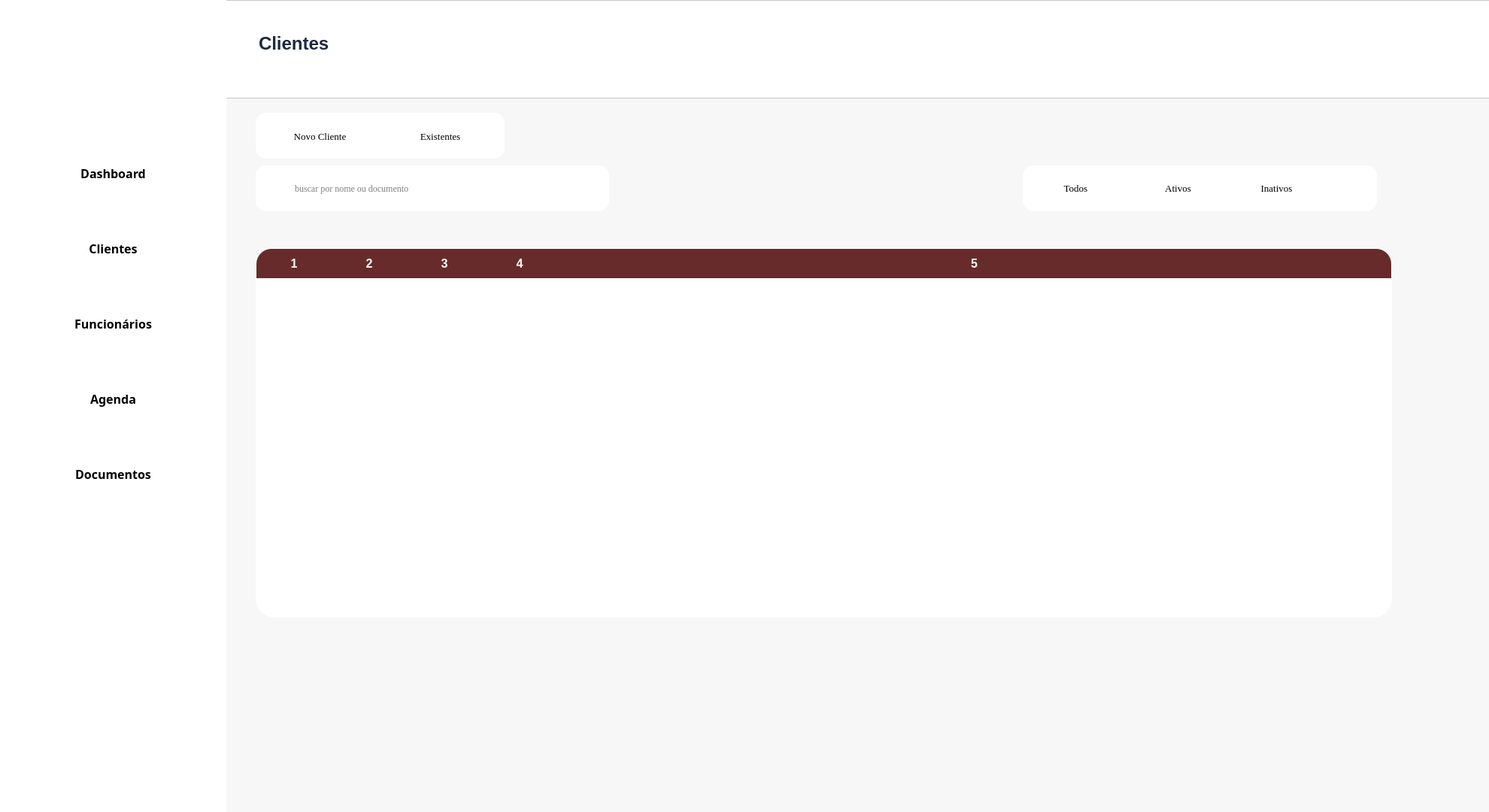
<?xml version="1.0" encoding="UTF-8"?>
<ui version="4.0">
 <class>Form</class>
 <widget class="QWidget" name="Form">
  <property name="geometry">
   <rect>
    <x>0</x>
    <y>0</y>
    <width>1980</width>
    <height>1080</height>
   </rect>
  </property>
  <property name="windowTitle">
   <string>Form</string>
  </property>
  <widget class="QFrame" name="frame_2">
   <property name="geometry">
    <rect>
     <x>0</x>
     <y>0</y>
     <width>1981</width>
     <height>131</height>
    </rect>
   </property>
   <property name="styleSheet">
    <string notr="true">background-color: rgb(255,255,255);</string>
   </property>
   <property name="frameShape">
    <enum>QFrame::StyledPanel</enum>
   </property>
   <property name="frameShadow">
    <enum>QFrame::Raised</enum>
   </property>
   <widget class="QTextBrowser" name="textBrowser_2">
    <property name="geometry">
     <rect>
      <x>340</x>
      <y>40</y>
      <width>256</width>
      <height>51</height>
     </rect>
    </property>
    <property name="autoFillBackground">
     <bool>false</bool>
    </property>
    <property name="styleSheet">
     <string notr="true">border: 0px;
color:rgb(29, 41, 61);</string>
    </property>
    <property name="html">
     <string>&lt;!DOCTYPE HTML PUBLIC &quot;-//W3C//DTD HTML 4.0//EN&quot; &quot;http://www.w3.org/TR/REC-html40/strict.dtd&quot;&gt;
&lt;html&gt;&lt;head&gt;&lt;meta name=&quot;qrichtext&quot; content=&quot;1&quot; /&gt;&lt;style type=&quot;text/css&quot;&gt;
p, li { white-space: pre-wrap; }
&lt;/style&gt;&lt;/head&gt;&lt;body style=&quot; font-family:'MS Shell Dlg 2'; font-size:8.25pt; font-weight:400; font-style:normal;&quot;&gt;
&lt;p style=&quot; margin-top:0px; margin-bottom:0px; margin-left:0px; margin-right:0px; -qt-block-indent:0; text-indent:0px;&quot;&gt;&lt;span style=&quot; font-size:18pt; font-weight:600;&quot;&gt;Clientes&lt;/span&gt;&lt;/p&gt;&lt;/body&gt;&lt;/html&gt;</string>
    </property>
   </widget>
  </widget>
  <widget class="QFrame" name="frame_3">
   <property name="geometry">
    <rect>
     <x>300</x>
     <y>130</y>
     <width>1681</width>
     <height>951</height>
    </rect>
   </property>
   <property name="toolTip">
    <string/>
   </property>
   <property name="styleSheet">
    <string notr="true">background-color: rgb(247, 247, 247);
</string>
   </property>
   <property name="frameShape">
    <enum>QFrame::StyledPanel</enum>
   </property>
   <property name="frameShadow">
    <enum>QFrame::Raised</enum>
   </property>
   <widget class="QLineEdit" name="lineEdit">
    <property name="geometry">
     <rect>
      <x>90</x>
      <y>90</y>
      <width>420</width>
      <height>61</height>
     </rect>
    </property>
    <property name="font">
     <font>
      <family>Georgia</family>
     </font>
    </property>
    <property name="styleSheet">
     <string notr="true">background-color: white;
border-radius: 14px;</string>
    </property>
    <property name="inputMask">
     <string/>
    </property>
    <property name="text">
     <string/>
    </property>
    <property name="maxLength">
     <number>32767</number>
    </property>
    <property name="echoMode">
     <enum>QLineEdit::Normal</enum>
    </property>
    <property name="placeholderText">
     <string>buscar por nome ou documento</string>
    </property>
   </widget>
   <widget class="QPushButton" name="pushButton_3">
    <property name="geometry">
     <rect>
      <x>40</x>
      <y>90</y>
      <width>71</width>
      <height>61</height>
     </rect>
    </property>
    <property name="cursor">
     <cursorShape>PointingHandCursor</cursorShape>
    </property>
    <property name="layoutDirection">
     <enum>Qt::LeftToRight</enum>
    </property>
    <property name="styleSheet">
     <string notr="true">background-color: white;
border-radius: 14px;</string>
    </property>
    <property name="text">
     <string/>
    </property>
    <property name="icon">
     <iconset>
      <normaloff>../Source/lupa.png</normaloff>../Source/lupa.png</iconset>
    </property>
    <property name="flat">
     <bool>false</bool>
    </property>
   </widget>
   <widget class="QFrame" name="frame_4">
    <property name="geometry">
     <rect>
      <x>40</x>
      <y>20</y>
      <width>331</width>
      <height>61</height>
     </rect>
    </property>
    <property name="styleSheet">
     <string notr="true">background-color: white;
border-radius: 14px;</string>
    </property>
    <property name="frameShape">
     <enum>QFrame::StyledPanel</enum>
    </property>
    <property name="frameShadow">
     <enum>QFrame::Raised</enum>
    </property>
    <widget class="QPushButton" name="pushButton_2">
     <property name="geometry">
      <rect>
       <x>180</x>
       <y>11</y>
       <width>131</width>
       <height>41</height>
      </rect>
     </property>
     <property name="font">
      <font>
       <family>Georgia</family>
       <pointsize>10</pointsize>
      </font>
     </property>
     <property name="text">
      <string>Existentes</string>
     </property>
     <property name="icon">
      <iconset>
       <normaloff>../Source/utilizador.png</normaloff>../Source/utilizador.png</iconset>
     </property>
     <property name="iconSize">
      <size>
       <width>20</width>
       <height>20</height>
      </size>
     </property>
    </widget>
    <widget class="QPushButton" name="pushButton">
     <property name="geometry">
      <rect>
       <x>20</x>
       <y>11</y>
       <width>131</width>
       <height>41</height>
      </rect>
     </property>
     <property name="font">
      <font>
       <family>Georgia</family>
       <pointsize>10</pointsize>
      </font>
     </property>
     <property name="text">
      <string>Novo Cliente</string>
     </property>
     <property name="icon">
      <iconset>
       <normaloff>../Source/botao-adicionar.png</normaloff>../Source/botao-adicionar.png</iconset>
     </property>
     <property name="iconSize">
      <size>
       <width>20</width>
       <height>20</height>
      </size>
     </property>
    </widget>
   </widget>
   <widget class="QFrame" name="frame_5">
    <property name="geometry">
     <rect>
      <x>1060</x>
      <y>90</y>
      <width>471</width>
      <height>61</height>
     </rect>
    </property>
    <property name="font">
     <font>
      <family>Georgia</family>
     </font>
    </property>
    <property name="styleSheet">
     <string notr="true">background-color: white;
border-radius: 14px;</string>
    </property>
    <property name="frameShape">
     <enum>QFrame::StyledPanel</enum>
    </property>
    <property name="frameShadow">
     <enum>QFrame::Raised</enum>
    </property>
    <widget class="QPushButton" name="btn_filtro_todos_cliente">
     <property name="geometry">
      <rect>
       <x>10</x>
       <y>10</y>
       <width>121</width>
       <height>41</height>
      </rect>
     </property>
     <property name="font">
      <font>
       <family>Georgia</family>
       <pointsize>10</pointsize>
      </font>
     </property>
     <property name="cursor">
      <cursorShape>PointingHandCursor</cursorShape>
     </property>
     <property name="text">
      <string>Todos</string>
     </property>
     <property name="icon">
      <iconset>
       <normaloff>../Source/utilizador.png</normaloff>../Source/utilizador.png</iconset>
     </property>
     <property name="checkable">
      <bool>true</bool>
     </property>
    </widget>
    <widget class="QPushButton" name="btn_filtro_ativos_cliente">
     <property name="geometry">
      <rect>
       <x>146</x>
       <y>10</y>
       <width>121</width>
       <height>41</height>
      </rect>
     </property>
     <property name="font">
      <font>
       <family>Georgia</family>
       <pointsize>10</pointsize>
      </font>
     </property>
     <property name="cursor">
      <cursorShape>PointingHandCursor</cursorShape>
     </property>
     <property name="text">
      <string>Ativos</string>
     </property>
     <property name="icon">
      <iconset>
       <normaloff>../do-utilizador.png</normaloff>../do-utilizador.png</iconset>
     </property>
     <property name="checkable">
      <bool>true</bool>
     </property>
    </widget>
    <widget class="QPushButton" name="btn_filtro_inativos_cliente">
     <property name="geometry">
      <rect>
       <x>277</x>
       <y>10</y>
       <width>121</width>
       <height>41</height>
      </rect>
     </property>
     <property name="font">
      <font>
       <family>Georgia</family>
       <pointsize>10</pointsize>
      </font>
     </property>
     <property name="cursor">
      <cursorShape>PointingHandCursor</cursorShape>
     </property>
     <property name="text">
      <string>Inativos</string>
     </property>
     <property name="icon">
      <iconset>
       <normaloff>../do-utilizador.png</normaloff>../do-utilizador.png</iconset>
     </property>
     <property name="checkable">
      <bool>true</bool>
     </property>
    </widget>
    <widget class="QPushButton" name="btn_filtro_cliente">
     <property name="geometry">
      <rect>
       <x>400</x>
       <y>0</y>
       <width>71</width>
       <height>61</height>
      </rect>
     </property>
     <property name="font">
      <font>
       <pointsize>5</pointsize>
      </font>
     </property>
     <property name="cursor">
      <cursorShape>PointingHandCursor</cursorShape>
     </property>
     <property name="styleSheet">
      <string notr="true">background-color: white;
border-radius: 14px;</string>
     </property>
     <property name="text">
      <string/>
     </property>
     <property name="icon">
      <iconset>
       <normaloff>../Source/filtro.png</normaloff>../Source/filtro.png</iconset>
     </property>
     <property name="iconSize">
      <size>
       <width>25</width>
       <height>25</height>
      </size>
     </property>
     <property name="checkable">
      <bool>true</bool>
     </property>
    </widget>
   </widget>
   <widget class="QTableWidget" name="tableWidget">
    <property name="geometry">
     <rect>
      <x>40</x>
      <y>200</y>
      <width>1511</width>
      <height>491</height>
     </rect>
    </property>
    <property name="font">
     <font>
      <family>Georgia</family>
      <pointsize>12</pointsize>
      <weight>50</weight>
      <bold>false</bold>
     </font>
    </property>
    <property name="layoutDirection">
     <enum>Qt::LeftToRight</enum>
    </property>
    <property name="styleSheet">
     <string notr="true">QHeaderView::section {
	font-family: &quot;MS Shell Dlg 2&quot;;
    font-size: 16px;
    font-weight: bold;
    color: white;
    background-color: rgb(103, 43, 43);
    color: white;
    border: none;
	padding: 8px;
}
QHeaderView::section:first {
	border-top-left-radius: 20px;  /* Canto superior esquerdo */
    border-top-right-radius: 0px;
    border-bottom-left-radius: 0px;
    border-bottom-right-radius: 0px;
}
QHeaderView::section:last {
	border-top-left-radius: 0px;
    border-top-right-radius: 20px;
    border-bottom-left-radius: 0px;
    border-bottom-right-radius: 0px;
}
QTableWidget {
    border: none;
    border-radius: 25px;
    background-color: white;
    /* Necessário para o fundo arredondar corretamente */
    padding: 1px;
}
QTableWidget::section:first {
	font-family: &quot;Times New Roman&quot;;
    font-size: 12px;
	font-weight: bold;
    color: black;
}
QTableWidget::section:second, third {
	font-family: &quot;Times New Roman&quot;;
    font-size: 10px;
    color: rgb(152, 152, 152);
	text-align: center;
}
QTableWidget::section:last {
	font-family: &quot;Times New Roman&quot;;
    font-size: 12px;
	font-weight: bold;
    color: black;
	text-align: center;
}</string>
    </property>
    <property name="editTriggers">
     <set>QAbstractItemView::NoEditTriggers</set>
    </property>
    <property name="alternatingRowColors">
     <bool>true</bool>
    </property>
    <property name="sortingEnabled">
     <bool>true</bool>
    </property>
    <property name="columnCount">
     <number>5</number>
    </property>
    <attribute name="horizontalHeaderVisible">
     <bool>true</bool>
    </attribute>
    <attribute name="horizontalHeaderHighlightSections">
     <bool>true</bool>
    </attribute>
    <attribute name="horizontalHeaderStretchLastSection">
     <bool>true</bool>
    </attribute>
    <attribute name="verticalHeaderVisible">
     <bool>false</bool>
    </attribute>
    <column/>
    <column/>
    <column/>
    <column/>
    <column/>
   </widget>
   <zorder>pushButton_3</zorder>
   <zorder>frame_5</zorder>
   <zorder>lineEdit</zorder>
   <zorder>frame_4</zorder>
   <zorder>tableWidget</zorder>
  </widget>
  <widget class="QFrame" name="menu_lateral">
   <property name="geometry">
    <rect>
     <x>0</x>
     <y>0</y>
     <width>301</width>
     <height>1081</height>
    </rect>
   </property>
   <property name="styleSheet">
    <string notr="true">background-color: rgb(255,255,255);
border: 1px;
box-shadow: 5px 5px 5px;
border-color:  rgb(149, 149, 149);</string>
   </property>
   <widget class="QPushButton" name="btn_abrir_dashboard_menu">
    <property name="geometry">
     <rect>
      <x>20</x>
      <y>200</y>
      <width>261</width>
      <height>61</height>
     </rect>
    </property>
    <property name="font">
     <font>
      <family>Segoe UI Semibold</family>
      <pointsize>12</pointsize>
      <weight>75</weight>
      <bold>true</bold>
     </font>
    </property>
    <property name="cursor">
     <cursorShape>PointingHandCursor</cursorShape>
    </property>
    <property name="layoutDirection">
     <enum>Qt::LeftToRight</enum>
    </property>
    <property name="styleSheet">
     <string notr="true">text-align: left;
color: rgb(139, 139, 139);
padding-left: 10px;
border-radius:10px;
hover-color {
	background-color:rgb(254, 242, 242 solid);
	color:rgb(159, 7, 18);
}</string>
    </property>
    <property name="text">
     <string>Dashboard</string>
    </property>
    <property name="icon">
     <iconset>
      <normaloff>../Source/dashboard.png</normaloff>../Source/dashboard.png</iconset>
    </property>
    <property name="iconSize">
     <size>
      <width>50</width>
      <height>50</height>
     </size>
    </property>
   </widget>
   <widget class="QPushButton" name="btn_abrir_cliente_menu">
    <property name="geometry">
     <rect>
      <x>20</x>
      <y>300</y>
      <width>261</width>
      <height>61</height>
     </rect>
    </property>
    <property name="font">
     <font>
      <family>Segoe UI Semibold</family>
      <pointsize>12</pointsize>
      <weight>75</weight>
      <bold>true</bold>
     </font>
    </property>
    <property name="cursor">
     <cursorShape>PointingHandCursor</cursorShape>
    </property>
    <property name="styleSheet">
     <string notr="true">text-align: left;
color: rgb(139, 139, 139);
padding-left: 10px;
border-radius:10px;
hover-color {
	background-color:rgb(254, 242, 242 solid);
	color:rgb(159, 7, 18);
}</string>
    </property>
    <property name="text">
     <string>Clientes</string>
    </property>
    <property name="icon">
     <iconset>
      <normaloff>../Source/cliente.png</normaloff>../Source/cliente.png</iconset>
    </property>
    <property name="iconSize">
     <size>
      <width>40</width>
      <height>40</height>
     </size>
    </property>
   </widget>
   <widget class="QPushButton" name="btn_abrir_funcionario_menu">
    <property name="geometry">
     <rect>
      <x>20</x>
      <y>400</y>
      <width>261</width>
      <height>61</height>
     </rect>
    </property>
    <property name="font">
     <font>
      <family>Segoe UI Semibold</family>
      <pointsize>12</pointsize>
      <weight>75</weight>
      <bold>true</bold>
     </font>
    </property>
    <property name="cursor">
     <cursorShape>PointingHandCursor</cursorShape>
    </property>
    <property name="styleSheet">
     <string notr="true">text-align: left;
color: rgb(139, 139, 139);
padding-left: 10px;
border-radius:10px;
hover-color {
	background-color:rgb(254, 242, 242 solid);
	color:rgb(159, 7, 18);
}</string>
    </property>
    <property name="text">
     <string>Funcionários</string>
    </property>
    <property name="icon">
     <iconset>
      <normaloff>../Source/funcionarios.png</normaloff>../Source/funcionarios.png</iconset>
    </property>
    <property name="iconSize">
     <size>
      <width>40</width>
      <height>40</height>
     </size>
    </property>
   </widget>
   <widget class="QPushButton" name="btn_abrir_agenda_menu">
    <property name="geometry">
     <rect>
      <x>20</x>
      <y>500</y>
      <width>261</width>
      <height>61</height>
     </rect>
    </property>
    <property name="font">
     <font>
      <family>Segoe UI Semibold</family>
      <pointsize>12</pointsize>
      <weight>75</weight>
      <bold>true</bold>
     </font>
    </property>
    <property name="cursor">
     <cursorShape>PointingHandCursor</cursorShape>
    </property>
    <property name="styleSheet">
     <string notr="true">text-align: left;
color: rgb(139, 139, 139);
padding-left: 10px;
border-radius:10px;
hover-color {
	background-color:rgb(254, 242, 242 solid);
	color:rgb(159, 7, 18);
}</string>
    </property>
    <property name="text">
     <string>Agenda</string>
    </property>
    <property name="icon">
     <iconset>
      <normaloff>../Source/agenda.png</normaloff>../Source/agenda.png</iconset>
    </property>
    <property name="iconSize">
     <size>
      <width>50</width>
      <height>50</height>
     </size>
    </property>
   </widget>
   <widget class="QPushButton" name="btn_abrir_documento_menu">
    <property name="geometry">
     <rect>
      <x>20</x>
      <y>600</y>
      <width>261</width>
      <height>61</height>
     </rect>
    </property>
    <property name="font">
     <font>
      <family>Segoe UI Semibold</family>
      <pointsize>12</pointsize>
      <weight>75</weight>
      <bold>true</bold>
     </font>
    </property>
    <property name="cursor">
     <cursorShape>PointingHandCursor</cursorShape>
    </property>
    <property name="styleSheet">
     <string notr="true">text-align: left;
color: rgb(139, 139, 139);
padding-left: 10px;
border-radius:10px;
hover-color {
	background-color:rgb(254, 242, 242 solid);
	color:rgb(159, 7, 18);
}</string>
    </property>
    <property name="text">
     <string>Documentos</string>
    </property>
    <property name="icon">
     <iconset>
      <normaloff>../Source/documentos.png</normaloff>../Source/documentos.png</iconset>
    </property>
    <property name="iconSize">
     <size>
      <width>50</width>
      <height>50</height>
     </size>
    </property>
   </widget>
   <widget class="QLabel" name="logo">
    <property name="geometry">
     <rect>
      <x>40</x>
      <y>10</y>
      <width>191</width>
      <height>181</height>
     </rect>
    </property>
    <property name="text">
     <string notr="true"/>
    </property>
    <property name="pixmap">
     <pixmap>../Source/Cenicos.jpg</pixmap>
    </property>
    <property name="scaledContents">
     <bool>true</bool>
    </property>
   </widget>
  </widget>
  <zorder>frame_3</zorder>
  <zorder>frame_2</zorder>
  <zorder>menu_lateral</zorder>
 </widget>
 <resources/>
 <connections/>
</ui>
